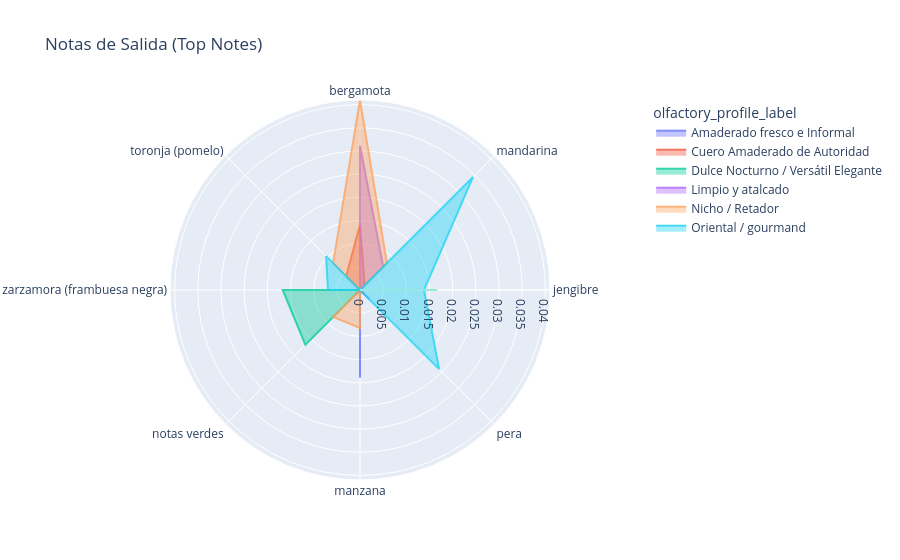
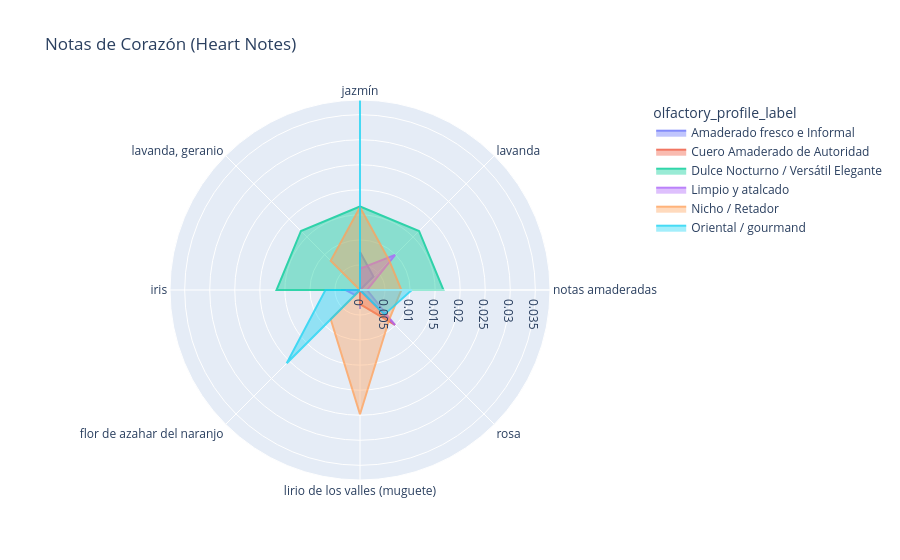
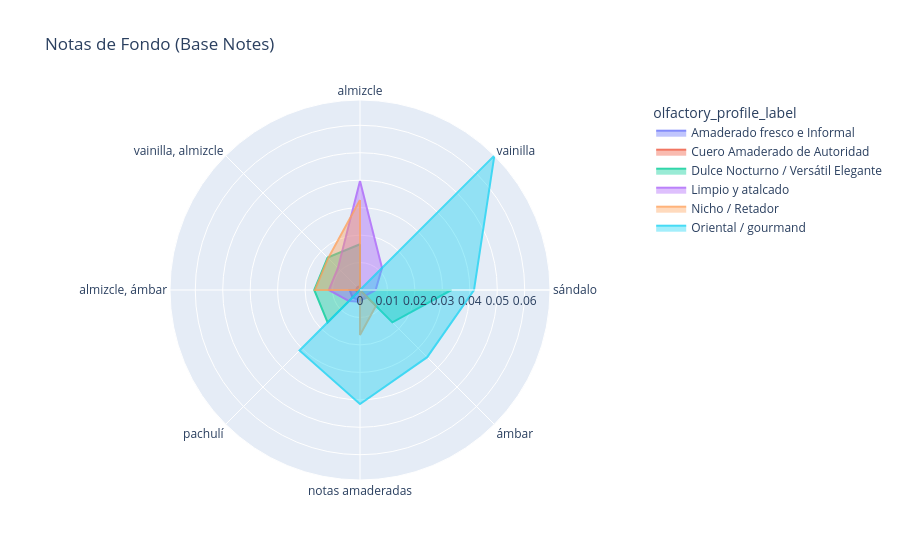

Here is the notebook cell these charts were saved with, in order:
### Code cell
import plotly.express as px

def generar_radar_plotly(df, col_listas, titulo, top_n=8):
    df_exp = df.explode(col_listas)
    
    # Filtro para eliminar la nota no deseada
    notas_a_excluir = ['sin notas declaradas', 'sin nota declarada', 'sin notas', 'none', 'nan']
    df_exp = df_exp[~df_exp[col_listas].astype(str).str.strip().str.lower().isin(notas_a_excluir)]
    
    dummies = pd.get_dummies(df_exp[col_listas], prefix='', prefix_sep='')
    perfumes_notes = dummies.groupby([df_exp.index, df_exp['olfactory_profile_label']]).max()
    cluster_pct = perfumes_notes.groupby('olfactory_profile_label').mean()
    
    if cluster_pct.shape[1] > top_n:
        top_cols = cluster_pct.sum().nlargest(top_n).index
        cluster_pct = cluster_pct[top_cols]
        
    df_long = pd.melt(
        cluster_pct.reset_index(), 
        id_vars=['olfactory_profile_label'], 
        var_name='Nota', 
        value_name='Presencia'
    )
    
    fig = px.line_polar(
        df_long, 
        r='Presencia', 
        theta='Nota', 
        color='olfactory_profile_label', 
        line_close=True,
        title=titulo
    )
    fig.update_traces(fill='toself', opacity=0.8)
    fig.show()

# Llamadas
generar_radar_plotly(df_master, 'top_notes_raw', 'Notas de Salida (Top Notes)')
generar_radar_plotly(df_master, 'heart_notes_raw', 'Notas de Corazón (Heart Notes)')
generar_radar_plotly(df_master, 'base_notes_raw', 'Notas de Fondo (Base Notes)')

### Figure 1 — Plotly figure (JSON) as saved in the notebook; plotly's stock layout.template omitted (floating-point values rounded to 4 significant figures)
{"data": [{"fill": "toself", "hovertemplate": "olfactory_profile_label=Amaderado fresco e Informal<br>Presencia=%{r}<br>Nota=%{theta}<extra></extra>", "legendgroup": "Amaderado fresco e Informal", "line": {"color": "#636efa", "dash": "solid"}, "marker": {"symbol": "circle"}, "mode": "lines", "name": "Amaderado fresco e Informal", "opacity": 0.8, "r": [0.0, 0.0, 0.0, 0.0, 0.01894, 0.0, 0.0, 0.0, 0.0], "showlegend": true, "subplot": "polar", "theta": ["bergamota", "mandarina", "jengibre", "pera", "manzana", "notas verdes", "zarzamora (frambuesa negra)", "toronja (pomelo)", "bergamota"], "type": "scatterpolar"}, {"fill": "toself", "hovertemplate": "olfactory_profile_label=Cuero Amaderado de Autoridad<br>Presencia=%{r}<br>Nota=%{theta}<extra></extra>", "legendgroup": "Cuero Amaderado de Autoridad", "line": {"color": "#EF553B", "dash": "solid"}, "marker": {"symbol": "circle"}, "mode": "lines", "name": "Cuero Amaderado de Autoridad", "opacity": 0.8, "r": [0.01404, 0.001404, 0.0, 0.001404, 0.0, 0.001404, 0.0, 0.004213, 0.01404], "showlegend": true, "subplot": "polar", "theta": ["bergamota", "mandarina", "jengibre", "pera", "manzana", "notas verdes", "zarzamora (frambuesa negra)", "toronja (pomelo)", "bergamota"], "type": "scatterpolar"}, {"fill": "toself", "hovertemplate": "olfactory_profile_label=Dulce Nocturno / Versátil Elegante<br>Presencia=%{r}<br>Nota=%{theta}<extra></extra>", "legendgroup": "Dulce Nocturno / Versátil Elegante", "line": {"color": "#00cc96", "dash": "solid"}, "marker": {"symbol": "circle"}, "mode": "lines", "name": "Dulce Nocturno / Versátil Elegante", "opacity": 0.8, "r": [0.0, 0.0, 0.01667, 0.0, 0.0, 0.01667, 0.01667, 0.0, 0.0], "showlegend": true, "subplot": "polar", "theta": ["bergamota", "mandarina", "jengibre", "pera", "manzana", "notas verdes", "zarzamora (frambuesa negra)", "toronja (pomelo)", "bergamota"], "type": "scatterpolar"}, {"fill": "toself", "hovertemplate": "olfactory_profile_label=Limpio y atalcado<br>Presencia=%{r}<br>Nota=%{theta}<extra></extra>", "legendgroup": "Limpio y atalcado", "line": {"color": "#ab63fa", "dash": "solid"}, "marker": {"symbol": "circle"}, "mode": "lines", "name": "Limpio y atalcado", "opacity": 0.8, "r": [0.03112, 0.007072, 0.0, 0.002829, 0.0, 0.0, 0.0, 0.0, 0.03112], "showlegend": true, "subplot": "polar", "theta": ["bergamota", "mandarina", "jengibre", "pera", "manzana", "notas verdes", "zarzamora (frambuesa negra)", "toronja (pomelo)", "bergamota"], "type": "scatterpolar"}, {"fill": "toself", "hovertemplate": "olfactory_profile_label=Nicho / Retador<br>Presencia=%{r}<br>Nota=%{theta}<extra></extra>", "legendgroup": "Nicho / Retador", "line": {"color": "#FFA15A", "dash": "solid"}, "marker": {"symbol": "circle"}, "mode": "lines", "name": "Nicho / Retador", "opacity": 0.8, "r": [0.04098, 0.008197, 0.0, 0.0, 0.008197, 0.008197, 0.0, 0.008197, 0.04098], "showlegend": true, "subplot": "polar", "theta": ["bergamota", "mandarina", "jengibre", "pera", "manzana", "notas verdes", "zarzamora (frambuesa negra)", "toronja (pomelo)", "bergamota"], "type": "scatterpolar"}, {"fill": "toself", "hovertemplate": "olfactory_profile_label=Oriental / gourmand<br>Presencia=%{r}<br>Nota=%{theta}<extra></extra>", "legendgroup": "Oriental / gourmand", "line": {"color": "#19d3f3", "dash": "solid"}, "marker": {"symbol": "circle"}, "mode": "lines", "name": "Oriental / gourmand", "opacity": 0.8, "r": [0.0, 0.03448, 0.01379, 0.02414, 0.0, 0.0, 0.006897, 0.01034, 0.0], "showlegend": true, "subplot": "polar", "theta": ["bergamota", "mandarina", "jengibre", "pera", "manzana", "notas verdes", "zarzamora (frambuesa negra)", "toronja (pomelo)", "bergamota"], "type": "scatterpolar"}], "layout": {"legend": {"title": {"text": "olfactory_profile_label"}, "tracegroupgap": 0}, "polar": {"angularaxis": {"direction": "clockwise", "rotation": 90}, "domain": {"x": [0, 1], "y": [0, 1]}}, "title": {"text": "Notas de Salida (Top Notes)"}}}

### Figure 2 — Plotly figure (JSON) as saved in the notebook; plotly's stock layout.template omitted (floating-point values rounded to 4 significant figures)
{"data": [{"fill": "toself", "hovertemplate": "olfactory_profile_label=Amaderado fresco e Informal<br>Presencia=%{r}<br>Nota=%{theta}<extra></extra>", "legendgroup": "Amaderado fresco e Informal", "line": {"color": "#636efa", "dash": "solid"}, "marker": {"symbol": "circle"}, "mode": "lines", "name": "Amaderado fresco e Informal", "opacity": 0.8, "r": [0.007576, 0.003788, 0.0, 0.0, 0.003788, 0.0, 0.003788, 0.0, 0.007576], "showlegend": true, "subplot": "polar", "theta": ["jazmín", "lavanda", "notas amaderadas", "rosa", "lirio de los valles (muguete)", "flor de azahar del naranjo", "iris", "lavanda, geranio", "jazmín"], "type": "scatterpolar"}, {"fill": "toself", "hovertemplate": "olfactory_profile_label=Cuero Amaderado de Autoridad<br>Presencia=%{r}<br>Nota=%{theta}<extra></extra>", "legendgroup": "Cuero Amaderado de Autoridad", "line": {"color": "#EF553B", "dash": "solid"}, "marker": {"symbol": "circle"}, "mode": "lines", "name": "Cuero Amaderado de Autoridad", "opacity": 0.8, "r": [0.004231, 0.0, 0.0, 0.009873, 0.002821, 0.0, 0.0, 0.0, 0.004231], "showlegend": true, "subplot": "polar", "theta": ["jazmín", "lavanda", "notas amaderadas", "rosa", "lirio de los valles (muguete)", "flor de azahar del naranjo", "iris", "lavanda, geranio", "jazmín"], "type": "scatterpolar"}, {"fill": "toself", "hovertemplate": "olfactory_profile_label=Dulce Nocturno / Versátil Elegante<br>Presencia=%{r}<br>Nota=%{theta}<extra></extra>", "legendgroup": "Dulce Nocturno / Versátil Elegante", "line": {"color": "#00cc96", "dash": "solid"}, "marker": {"symbol": "circle"}, "mode": "lines", "name": "Dulce Nocturno / Versátil Elegante", "opacity": 0.8, "r": [0.01667, 0.01667, 0.01667, 0.0, 0.0, 0.0, 0.01667, 0.01667, 0.01667], "showlegend": true, "subplot": "polar", "theta": ["jazmín", "lavanda", "notas amaderadas", "rosa", "lirio de los valles (muguete)", "flor de azahar del naranjo", "iris", "lavanda, geranio", "jazmín"], "type": "scatterpolar"}, {"fill": "toself", "hovertemplate": "olfactory_profile_label=Limpio y atalcado<br>Presencia=%{r}<br>Nota=%{theta}<extra></extra>", "legendgroup": "Limpio y atalcado", "line": {"color": "#ab63fa", "dash": "solid"}, "marker": {"symbol": "circle"}, "mode": "lines", "name": "Limpio y atalcado", "opacity": 0.8, "r": [0.004249, 0.009915, 0.001416, 0.009915, 0.0, 0.001416, 0.002833, 0.0, 0.004249], "showlegend": true, "subplot": "polar", "theta": ["jazmín", "lavanda", "notas amaderadas", "rosa", "lirio de los valles (muguete)", "flor de azahar del naranjo", "iris", "lavanda, geranio", "jazmín"], "type": "scatterpolar"}, {"fill": "toself", "hovertemplate": "olfactory_profile_label=Nicho / Retador<br>Presencia=%{r}<br>Nota=%{theta}<extra></extra>", "legendgroup": "Nicho / Retador", "line": {"color": "#FFA15A", "dash": "solid"}, "marker": {"symbol": "circle"}, "mode": "lines", "name": "Nicho / Retador", "opacity": 0.8, "r": [0.01653, 0.008264, 0.008264, 0.008264, 0.02479, 0.008264, 0.0, 0.008264, 0.01653], "showlegend": true, "subplot": "polar", "theta": ["jazmín", "lavanda", "notas amaderadas", "rosa", "lirio de los valles (muguete)", "flor de azahar del naranjo", "iris", "lavanda, geranio", "jazmín"], "type": "scatterpolar"}, {"fill": "toself", "hovertemplate": "olfactory_profile_label=Oriental / gourmand<br>Presencia=%{r}<br>Nota=%{theta}<extra></extra>", "legendgroup": "Oriental / gourmand", "line": {"color": "#19d3f3", "dash": "solid"}, "marker": {"symbol": "circle"}, "mode": "lines", "name": "Oriental / gourmand", "opacity": 0.8, "r": [0.03793, 0.0, 0.01034, 0.006897, 0.0, 0.02069, 0.006897, 0.0, 0.03793], "showlegend": true, "subplot": "polar", "theta": ["jazmín", "lavanda", "notas amaderadas", "rosa", "lirio de los valles (muguete)", "flor de azahar del naranjo", "iris", "lavanda, geranio", "jazmín"], "type": "scatterpolar"}], "layout": {"legend": {"title": {"text": "olfactory_profile_label"}, "tracegroupgap": 0}, "polar": {"angularaxis": {"direction": "clockwise", "rotation": 90}, "domain": {"x": [0, 1], "y": [0, 1]}}, "title": {"text": "Notas de Corazón (Heart Notes)"}}}

### Figure 3 — Plotly figure (JSON) as saved in the notebook; plotly's stock layout.template omitted (floating-point values rounded to 4 significant figures)
{"data": [{"fill": "toself", "hovertemplate": "olfactory_profile_label=Amaderado fresco e Informal<br>Presencia=%{r}<br>Nota=%{theta}<extra></extra>", "legendgroup": "Amaderado fresco e Informal", "line": {"color": "#636efa", "dash": "solid"}, "marker": {"symbol": "circle"}, "mode": "lines", "name": "Amaderado fresco e Informal", "opacity": 0.8, "r": [0.003802, 0.0, 0.0, 0.003802, 0.003802, 0.003802, 0.003802, 0.0, 0.003802], "showlegend": true, "subplot": "polar", "theta": ["almizcle", "vainilla", "sándalo", "ámbar", "notas amaderadas", "pachulí", "almizcle, ámbar", "vainilla, almizcle", "almizcle"], "type": "scatterpolar"}, {"fill": "toself", "hovertemplate": "olfactory_profile_label=Cuero Amaderado de Autoridad<br>Presencia=%{r}<br>Nota=%{theta}<extra></extra>", "legendgroup": "Cuero Amaderado de Autoridad", "line": {"color": "#EF553B", "dash": "solid"}, "marker": {"symbol": "circle"}, "mode": "lines", "name": "Cuero Amaderado de Autoridad", "opacity": 0.8, "r": [0.001404, 0.0, 0.0, 0.0, 0.0, 0.001404, 0.001404, 0.001404, 0.001404], "showlegend": true, "subplot": "polar", "theta": ["almizcle", "vainilla", "sándalo", "ámbar", "notas amaderadas", "pachulí", "almizcle, ámbar", "vainilla, almizcle", "almizcle"], "type": "scatterpolar"}, {"fill": "toself", "hovertemplate": "olfactory_profile_label=Dulce Nocturno / Versátil Elegante<br>Presencia=%{r}<br>Nota=%{theta}<extra></extra>", "legendgroup": "Dulce Nocturno / Versátil Elegante", "line": {"color": "#00cc96", "dash": "solid"}, "marker": {"symbol": "circle"}, "mode": "lines", "name": "Dulce Nocturno / Versátil Elegante", "opacity": 0.8, "r": [0.01667, 0.0, 0.03333, 0.01667, 0.0, 0.01667, 0.01667, 0.01667, 0.01667], "showlegend": true, "subplot": "polar", "theta": ["almizcle", "vainilla", "sándalo", "ámbar", "notas amaderadas", "pachulí", "almizcle, ámbar", "vainilla, almizcle", "almizcle"], "type": "scatterpolar"}, {"fill": "toself", "hovertemplate": "olfactory_profile_label=Limpio y atalcado<br>Presencia=%{r}<br>Nota=%{theta}<extra></extra>", "legendgroup": "Limpio y atalcado", "line": {"color": "#ab63fa", "dash": "solid"}, "marker": {"symbol": "circle"}, "mode": "lines", "name": "Limpio y atalcado", "opacity": 0.8, "r": [0.03972, 0.01135, 0.005674, 0.002837, 0.004255, 0.005674, 0.01135, 0.01135, 0.03972], "showlegend": true, "subplot": "polar", "theta": ["almizcle", "vainilla", "sándalo", "ámbar", "notas amaderadas", "pachulí", "almizcle, ámbar", "vainilla, almizcle", "almizcle"], "type": "scatterpolar"}, {"fill": "toself", "hovertemplate": "olfactory_profile_label=Nicho / Retador<br>Presencia=%{r}<br>Nota=%{theta}<extra></extra>", "legendgroup": "Nicho / Retador", "line": {"color": "#FFA15A", "dash": "solid"}, "marker": {"symbol": "circle"}, "mode": "lines", "name": "Nicho / Retador", "opacity": 0.8, "r": [0.03279, 0.0, 0.0, 0.008197, 0.01639, 0.0, 0.01639, 0.01639, 0.03279], "showlegend": true, "subplot": "polar", "theta": ["almizcle", "vainilla", "sándalo", "ámbar", "notas amaderadas", "pachulí", "almizcle, ámbar", "vainilla, almizcle", "almizcle"], "type": "scatterpolar"}, {"fill": "toself", "hovertemplate": "olfactory_profile_label=Oriental / gourmand<br>Presencia=%{r}<br>Nota=%{theta}<extra></extra>", "legendgroup": "Oriental / gourmand", "line": {"color": "#19d3f3", "dash": "solid"}, "marker": {"symbol": "circle"}, "mode": "lines", "name": "Oriental / gourmand", "opacity": 0.8, "r": [0.0, 0.0692, 0.04152, 0.0346, 0.04152, 0.03114, 0.0, 0.0, 0.0], "showlegend": true, "subplot": "polar", "theta": ["almizcle", "vainilla", "sándalo", "ámbar", "notas amaderadas", "pachulí", "almizcle, ámbar", "vainilla, almizcle", "almizcle"], "type": "scatterpolar"}], "layout": {"legend": {"title": {"text": "olfactory_profile_label"}, "tracegroupgap": 0}, "polar": {"angularaxis": {"direction": "clockwise", "rotation": 90}, "domain": {"x": [0, 1], "y": [0, 1]}}, "title": {"text": "Notas de Fondo (Base Notes)"}}}
